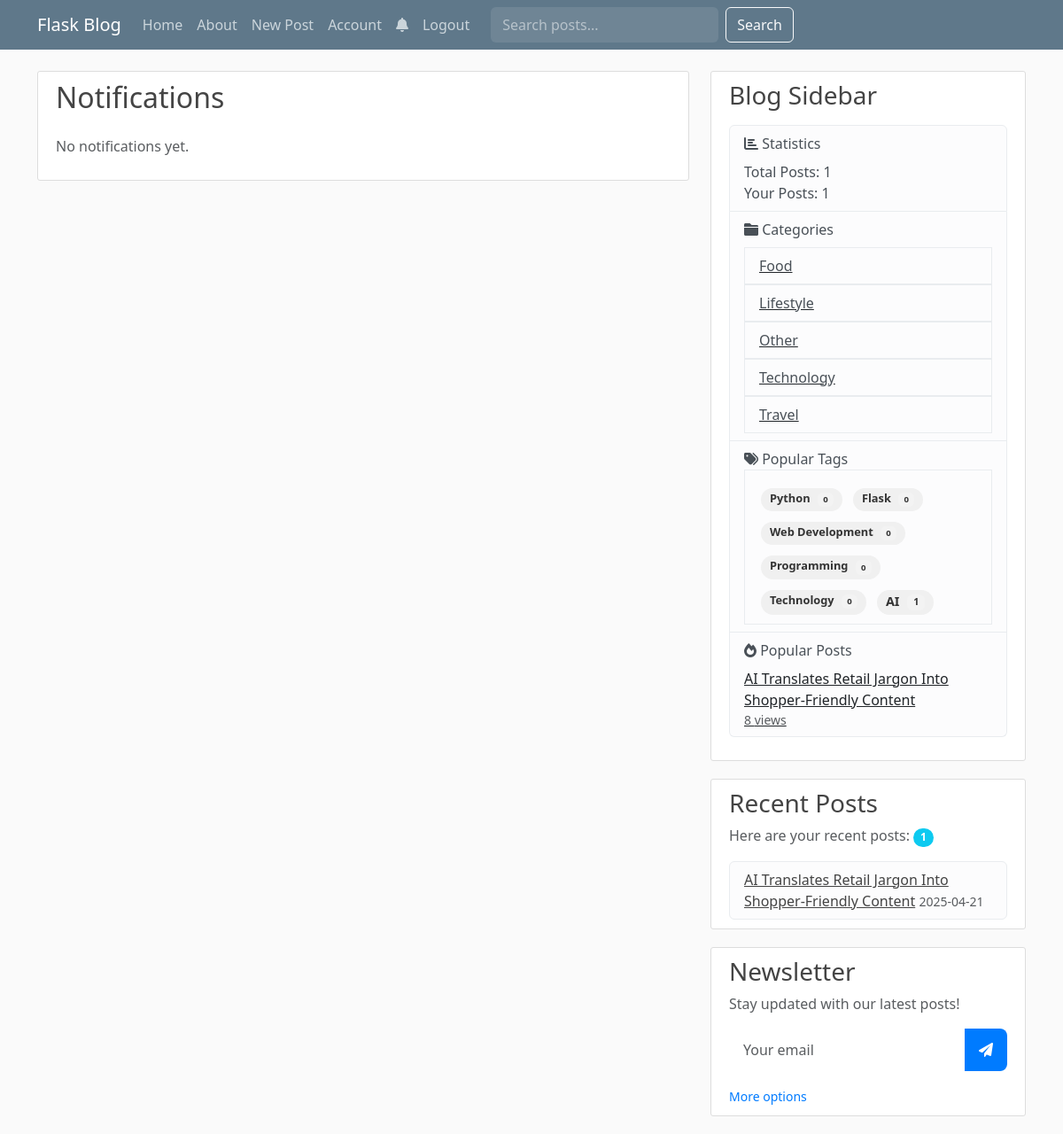
Screenshot of /notifications (signed in) with the database file from the repository.
### flaskblog.py (models this page shows, shortened)
class Category(db.Model):
    id = db.Column(db.Integer, primary_key=True)
    name = db.Column(db.String(50), unique=True, nullable=False)
    description = db.Column(db.String(200))
    slug = db.Column(db.String(50), unique=True)

class Tag(db.Model):
    id = db.Column(db.Integer, primary_key=True)
    name = db.Column(db.String(50), unique=True, nullable=False)
    description = db.Column(db.String(200))
    slug = db.Column(db.String(50), unique=True)
    posts = db.relationship('Post', secondary=post_tags, backref=db.backref('tags', lazy='dynamic'))

class Post(db.Model):
    id = db.Column(db.Integer, primary_key=True)
    title = db.Column(db.String(100), nullable=False)
    date_posted = db.Column(db.DateTime, nullable=False, default=datetime.utcnow)
    content = db.Column(db.Text, nullable=False)
    image_file = db.Column(db.String(20), nullable=True)
    user_id = db.Column(db.Integer, db.ForeignKey('user.id'), nullable=False)
    category_id = db.Column(db.Integer, db.ForeignKey('category.id'), nullable=True)
    category = db.relationship('Category', backref=db.backref('posts', lazy=True))
    views = db.Column(db.Integer, default=0)
    status = db.Column(db.String(20), default='published')  # published, draft, scheduled
    publish_date = db.Column(db.DateTime)
    likes = db.relationship('Like', backref='post', lazy=True)
    comments = db.relationship('Comment', back_populates='post', lazy=True)

### flaskblog.py (the view)
@app.route("/notifications")
@login_required
def notifications():
    page = request.args.get('page', 1, type=int)
    notifications = Notification.query.filter_by(user_id=current_user.id)\
        .order_by(Notification.created_at.desc())\
        .paginate(page=page, per_page=10)
    unread_notifications = Notification.query.filter_by(user_id=current_user.id, is_read=False).all()
    for notification in unread_notifications:
        notification.is_read = True
    db.session.commit()
    return render_template('notifications.html',
                          notifications=notifications,
                          title='Notifications',
                          **get_sidebar_data())

### flaskblog.py (called while the page is built)
@app.context_processor
def inject_csrf_token():
    return dict(csrf_token=lambda: generate_csrf())

@login_manager.user_loader
def load_user(user_id):
    return db.session.get(User, int(user_id))

### templates/notifications.html
{% extends "layout.html" %}
{% block content %}
<div class="content-section">
    <h2 class="mb-4">Notifications</h2>
    {% if notifications.items %}
        {% for notification in notifications.items %}
            <div class="media content-section mb-3 {% if not notification.is_read %}bg-light{% endif %}">
                <img class="rounded-circle mr-3" src="{{ url_for('static', filename='profile_pics/' + notification.sender.image_file) }}" style="width: 40px; height: 40px;">
                <div class="media-body">
                    <div class="notification-content">
                        <a href="{{ url_for('user_profile', username=notification.sender.username) }}">{{ notification.sender.username }}</a>
                        {{ notification.content }}
                        <small class="text-muted ml-2">{{ notification.created_at.strftime('%Y-%m-%d %H:%M') }}</small>
                    </div>
                    <div class="mt-2">
                        <a href="{{ url_for('post', post_id=notification.post_id) }}" class="btn btn-sm btn-outline-info">View Post</a>
                        {% if notification.comment_id %}
                            <a href="{{ url_for('post', post_id=notification.post_id) }}#comment-{{ notification.comment_id }}" class="btn btn-sm btn-outline-secondary">View Comment</a>
                        {% endif %}
                    </div>
                </div>
            </div>
        {% endfor %}
        {% for page_num in notifications.iter_pages(left_edge=1, right_edge=1, left_current=1, right_current=2) %}
            {% if page_num %}
                {% if notifications.page == page_num %}
                    <a class="btn btn-info mb-4" href="{{ url_for('notifications', page=page_num) }}">{{ page_num }}</a>
                {% else %}
                    <a class="btn btn-outline-info mb-4" href="{{ url_for('notifications', page=page_num) }}">{{ page_num }}</a>
                {% endif %}
            {% else %}
                ...
            {% endif %}
        {% endfor %}
    {% else %}
        <p class="text-muted">No notifications yet.</p>
    {% endif %}
</div>
{% endblock content %}

### templates/layout.html (shortened to what this page needs)
<!doctype html>
<html lang="en">
  <head>
    <link href="https://cdn.jsdelivr.net/npm/bootstrap@5.3.2/dist/css/bootstrap.min.css" rel="stylesheet">
    <link rel="stylesheet" href="https://cdnjs.cloudflare.com/ajax/libs/font-awesome/6.0.0/css/all.min.css">
    <link rel="stylesheet" type="text/css" href="{{ url_for('static', filename='main.css') }}">
  </head>
<body>
    <header class="site-header">
      <nav class="navbar navbar-expand-md navbar-dark bg-steel fixed-top">
        <div class="container">
          <a class="navbar-brand mr-4" href="{{ url_for('home') }}">Flask Blog</a>
          <div class="collapse navbar-collapse" id="navbarToggle">
            <div class="navbar-nav mr-auto">
              <a class="nav-item nav-link" href="{{ url_for('home') }}">Home</a>
              <a class="nav-item nav-link" href="{{ url_for('about') }}">About</a>
              {% if current_user.is_authenticated %}
                <a class="nav-item nav-link" href="{{ url_for('new_post') }}">New Post</a>
              {% endif %}
            </div>
            <div class="navbar-nav">
              {% if current_user.is_authenticated %}
                <a class="nav-item nav-link" href="{{ url_for('account') }}">Account</a>
                <a class="nav-item nav-link position-relative" href="{{ url_for('notifications') }}">
                    <i class="fas fa-bell"></i>
                </a>
                <a class="nav-item nav-link" href="{{ url_for('logout') }}">Logout</a>
              {% else %}
                <a class="nav-item nav-link" href="{{ url_for('login') }}">Login</a>
                <a class="nav-item nav-link" href="{{ url_for('register') }}">Register</a>
              {% endif %}
              <form class="d-flex ms-3" action="{{ url_for('search') }}" method="get">
                <input class="form-control me-2" type="search" placeholder="Search posts..." name="q" aria-label="Search">
                <button class="btn btn-outline-light" type="submit">Search</button>
              </form>
            </div>
          </div>
        </div>
      </nav>
    </header>
    <main role="main" class="container">
      <div class="row">
        <div class="col-md-8">
          {% block content %}{% endblock %}
        </div>
        <div class="col-md-4">
          <div class="content-section">
            <h3>Blog Sidebar</h3>
            <p class='text-muted'>
                <ul class="list-group">
                    <li class="list-group-item list-group-item-light">
                        <i class="fas fa-chart-bar"></i> Statistics
                        <ul class="list-unstyled mt-2">
                            <li>Total Posts: {{ total_posts }}</li>
                            {% if current_user.is_authenticated %}
                                <li>Your Posts: {{ user_post_count }}</li>
                            {% endif %}
                        </ul>
                    </li>
                    <li class="list-group-item list-group-item-light">
                        <i class="fas fa-folder"></i> Categories
                        <ul class="list-group mt-2">
                            {% for category in categories %}
                              <a href="{{ url_for('category_posts', category_id=category.id) }}" class="text-dark">
                                <li class="list-group-item list-group-item-light"> {{ category.name }}</li>
                              </a>
                            {% endfor %}
                        </ul>
                    </li>
                    <li class="list-group-item list-group-item-light">
                        <i class="fas fa-tags"></i> Popular Tags
                        <div class="list-group-item">
                          <div class="tag-cloud">
                            {% for tag in tags %}
                            <a href="{{ url_for('tag_posts', tag_name=tag.name) }}"
                               class="tag-cloud-item badge badge-secondary"
                               style="font-size: {{ 0.8 + tag.posts|length * 0.1 }}rem">
                              {{ tag.name }}
                              <span class="badge badge-light">{{ tag.posts|length }}</span>
                            </a>
                            {% endfor %}
                          </div>
                        </div>
                    </li>
                    <li class="list-group-item list-group-item-light">
                        <i class="fas fa-fire"></i> Popular Posts
                        <ul class="list-unstyled mt-2">
                            {% for post in popular_posts %}
                                <li>
                                    <a href="{{ url_for('post', post_id=post.id) }}" class="text-dark">
                                        {{ post.title }}
                                        <small class="text-muted d-block">{{ post.views }} views</small>
                                    </a>
                                </li>
                            {% endfor %}
                        </ul>
                    </li>
                </ul>
            </p>
          </div>
          <div class="content-section">
            <h3>Recent Posts</h3>
            {% if current_user.is_authenticated %}
              <p class='text-muted'>Here are your recent posts: <span class="badge bg-info rounded-pill">{{ user_post_count }}</span></p>
              <ul class="list-group">
                {% for post in current_user.posts[:3] %}
                  <li class="list-group-item list-group-item-light">
                    <a href="{{ url_for('post', post_id=post.id) }}" class="article-title">{{ post.title }}</a>
                    <small class="text-muted">{{ post.date_posted.strftime('%Y-%m-%d') }}</small>
                  </li>
                {% else %}
                  <li class="list-group-item list-group-item-light">No posts yet</li>
                {% endfor %}
              </ul>
            {% else %}
              <p class='text-muted'>Please log in to see your recent posts.</p>
            {% endif %}
          </div>
          <div class="content-section">
            <h3>Newsletter</h3>
            <p class='text-muted'>Stay updated with our latest posts!</p>
            <form action="{{ url_for('subscribe_newsletter') }}" method="post" class="newsletter-form">
              <div class="input-group mb-3">
                <input type="email" name="email" class="form-control" placeholder="Your email" required>
                <button class="btn btn-outline-secondary" type="submit">
                  <i class="fas fa-paper-plane"></i>
                </button>
              </div>
              <small class="text-muted">
                <a href="{{ url_for('subscribe_newsletter') }}">More options</a>
              </small>
            </form>
          </div>
        </div>
      </div>
    </main>
</body>
</html>

### static/main.css (style rules this page uses)
body { background: #fafafa; color: #333333; margin-top: 5rem; }
h1, h2, h3, h4, h5, h6 { color: #444444; }
.bg-steel { background-color: #5f788a; }
.site-header .navbar-nav .nav-link { color: #cbd5db; }
.content-section { background: #ffffff; padding: 10px 20px; border: 1px solid #dddddd; border-radius: 3px; margin-bottom: 20px; }
.article-title { color: #444444; }
.tag-cloud { display: flex; flex-wrap: wrap; gap: 8px; margin-top: 10px; }
.tag-cloud-item { display: inline-block; padding: 5px 10px; margin: 2px; border-radius: 20px; background-color: #f0f0f0; color: #333; text-decoration: none; transition: all 0.3s ease; font-size: 0.9rem; }
.tag-cloud-item .badge { margin-left: 5px; background-color: rgba(255, 255, 255, 0.2); color: inherit; }
.navbar .form-control { background-color: rgba(255, 255, 255, 0.1); border-color: rgba(255, 255, 255, 0.1); color: #fff; }
.navbar .form-control::placeholder { color: rgba(255, 255, 255, 0.5); }
.newsletter-form .input-group { background: rgba(255, 255, 255, 0.1); border-radius: 0.5rem; overflow: hidden; }
.newsletter-form .form-control { background: transparent; border: none; color: #333; padding: 0.75rem 1rem; }
.newsletter-form .btn { border: none; padding: 0.75rem 1rem; background: #007bff; color: white; transition: all 0.3s ease; }
.newsletter-form small a { color: #007bff; text-decoration: none; transition: color 0.3s ease; }

### rows the page displays
Category: name "Food"
Category: name "Lifestyle"
Category: name "Other"
Category: name "Technology"
Category: name "Travel"
Tag: name "Python", posts|length "0"
Tag: name "Flask", posts|length "0"
Tag: name "Web Development", posts|length "0"
Tag: name "Programming", posts|length "0"
Tag: name "Technology", posts|length "0"
Tag: name "AI", posts|length "1"
Post: title "AI Translates Retail Jargon Into Shopper-Friendly Content", views "8", date_posted "2025-04-21"

### other values shown
{{ total_posts }} "1"
{{ user_post_count }} "1"
